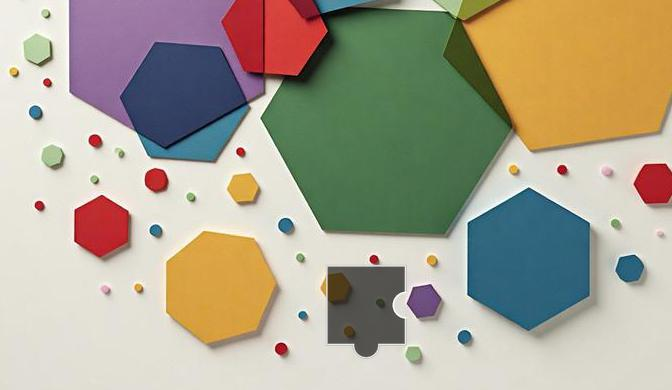
#> input picture scrapy/douban_login_demo/test/jpg/img_2.png, 672 x 390 px
$ python open_cv_test.py
#> lines starting #> are read from the running program, lines starting #| are printed output that depends on the picture; after the words box and inside, x2 and y2 are one past the last pixel; in counts of white or black regions, pixels touching at a corner belong together
# 注意需要 pip install opencv-python
import cv2
import numpy as np
'''
2025年9月2日14:01:48 更新
这个方法的目的，
根据背景图片和缺口图片，
找到对应缺口的所在位置。
目前的一个难点在于：
缺口图片获取不到
至少在该demo中是没有拿到的，
思路的话，就是背景图片+缺口图片，
传入到方法中，以获取到缺口所在的坐标为止。
然后让滑块移动到对应的位置即可。
'''

def identify_gap(bg_path, tp_path, output_path=None):
    """
    识别滑块验证码缺口位置
    :param bg_path: 背景图片路径
    :param tp_path: 缺口图片路径
    :param output_path: 结果输出图片路径（可选，用于调试）
    :return: 缺口左上角的x坐标
    """
#> called with bg_path = './jpg/img_2.png', tp_path = './jpg/img.png', output_path = './jpg/result.jpg'
    # 1. 读取图片
    # 以灰度模式读取背景图和滑块图
    bg_gray = cv2.imread(bg_path, 0)
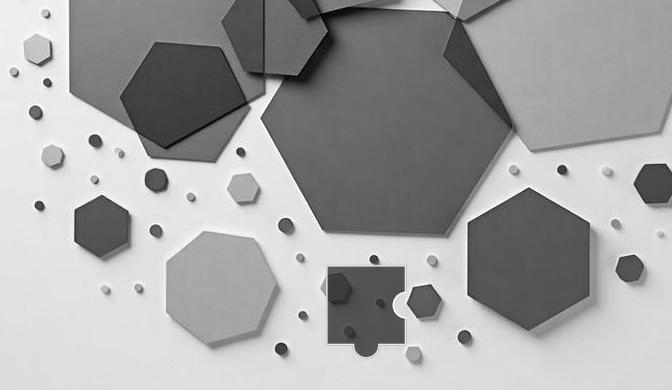
#> bg_gray: shape (390, 672); min 2, max 254, mean 163
    tp_gray = cv2.imread(tp_path, 0)
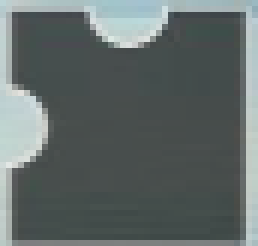
#> input picture scrapy/douban_login_demo/test/jpg/img.png, 43 x 41 px (shown 6 times larger)
#> tp_gray: shape (41, 43); min 65, max 229, mean 101.9

    # 2. 边缘检测
    # 使用Canny算子进行边缘检测，阈值可根据实际情况调整
    bg_edge = cv2.Canny(bg_gray, 100, 200)
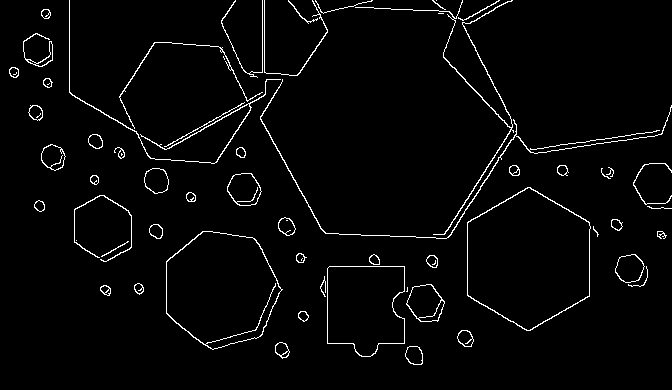
#> bg_edge: shape (390, 672); 2.8% white in thin lines or dots
    tp_edge = cv2.Canny(tp_gray, 100, 200)
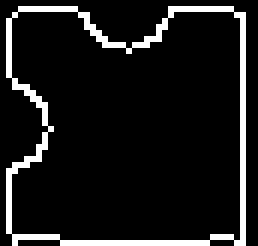
#> tp_edge: shape (41, 43) (shown 6 times larger); 9.8% white in thin lines or dots

    # 3. 模板匹配
    # 使用标准化的相关系数匹配方法
    result = cv2.matchTemplate(bg_edge, tp_edge, cv2.TM_CCOEFF_NORMED)
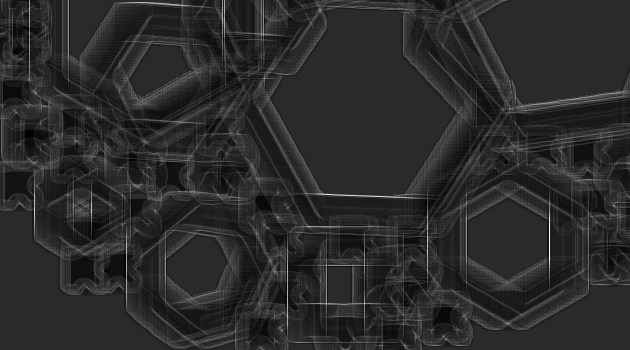
#> result: shape (350, 630) float32; min -0.0882, max 0.442, mean 0.00187; drawn with min black and max white
    # 获取最佳匹配位置
    min_val, max_val, min_loc, max_loc = cv2.minMaxLoc(result)
#> min_val = -0.0882; max_val = 0.442; min_loc = (22, 49); max_loc = (549, 227)
    # TM_CCOEFF_NORMED方法下，最大值位置是最佳匹配
    top_left = max_loc # 左上角坐标 (x, y)
#> top_left = (549, 227)

    # 4. （可选）绘制矩形并保存结果用于调试
    if output_path:
        # 获取滑块图片的宽高
        th, tw = tp_gray.shape
#> th = 41; tw = 43
        # 计算右下角坐标
        bottom_right = (top_left[0] + tw, top_left[1] + th)
#> bottom_right = (592, 268)
        # 读取背景图（彩色模式，用于绘制）
        bg_img = cv2.imread(bg_path)
#> bg_img is the input picture: shape (390, 672, 3); mean B, G, R 144.2, 163.7, 170.3
        # 在背景图上绘制红色矩形框标记缺口位置
        cv2.rectangle(bg_img, top_left, bottom_right, (0, 0, 255), 2)
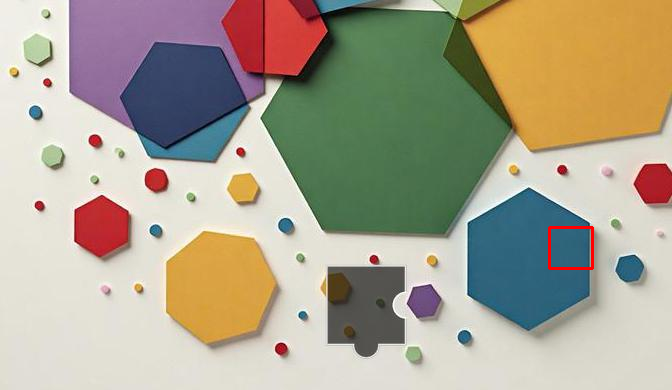
#> bg_img: shape (390, 672, 3); 0.19% of pixels changed, all inside (x1, y1, x2, y2) = (548, 226, 594, 270)
        # 保存结果图片
        cv2.imwrite(output_path, bg_img)
        # 也可以显示结果（通常在脚本调试时使用，生产环境可注释掉）
        # cv2.imshow('Matched Result', bg_img)
        # cv2.waitKey(0)
        # cv2.destroyAllWindows()

    # 5. 返回缺口位置的x坐标
    return top_left[0]

# 使用示例
if __name__ == "__main__":
    background_image_path = "./jpg/img_2.png"  # 请替换为你的背景图路径
    slider_image_path = "./jpg/img.png"         # 请替换为你的滑块图路径
    output_image_path = "./jpg/result.jpg"         # 输出结果图片路径

    x_coordinate = identify_gap(background_image_path, slider_image_path, output_image_path)
#> x_coordinate = 549
    print(f"识别出的缺口位置横坐标x为: {x_coordinate}")
#| 识别出的缺口位置横坐标x为: 549
